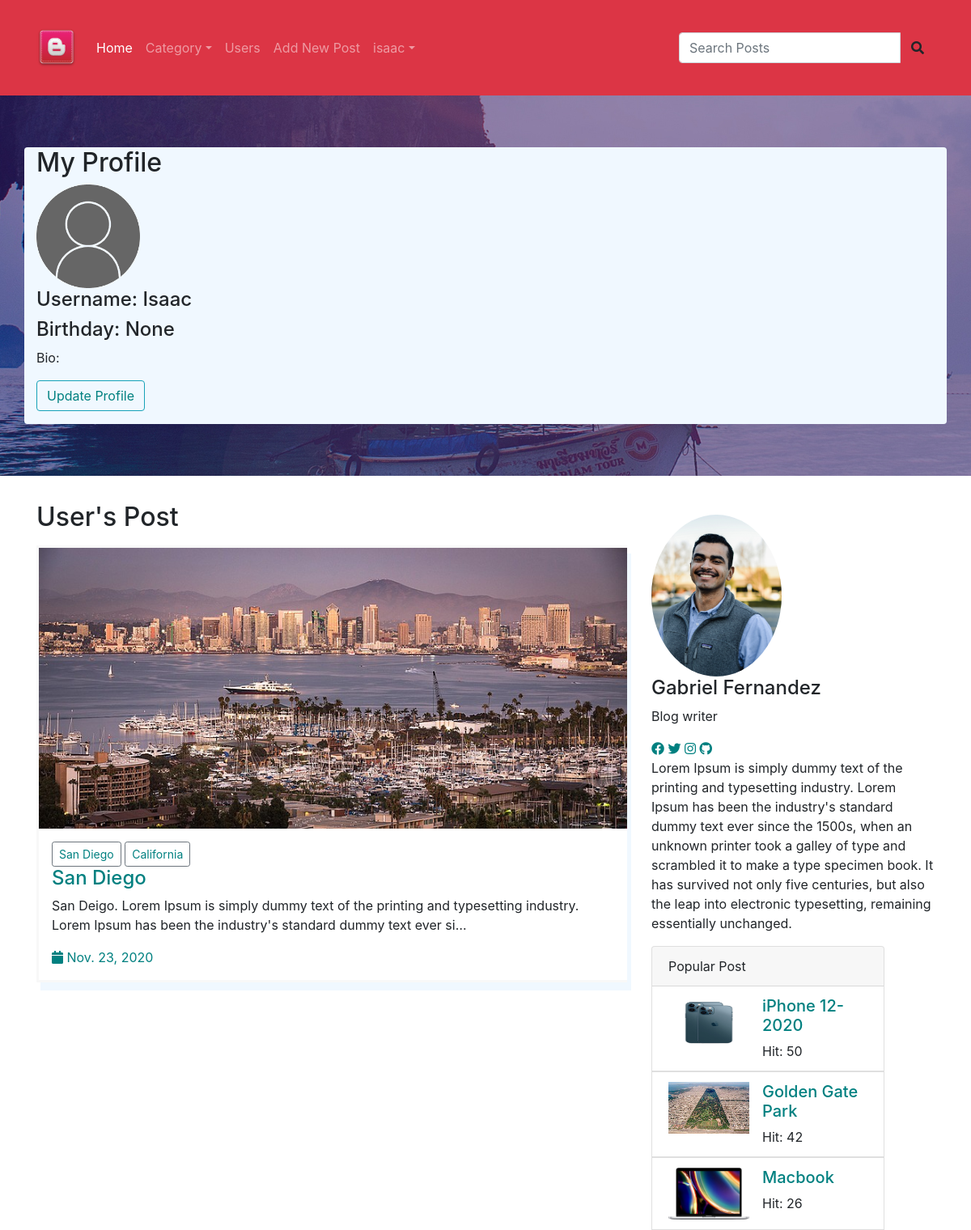
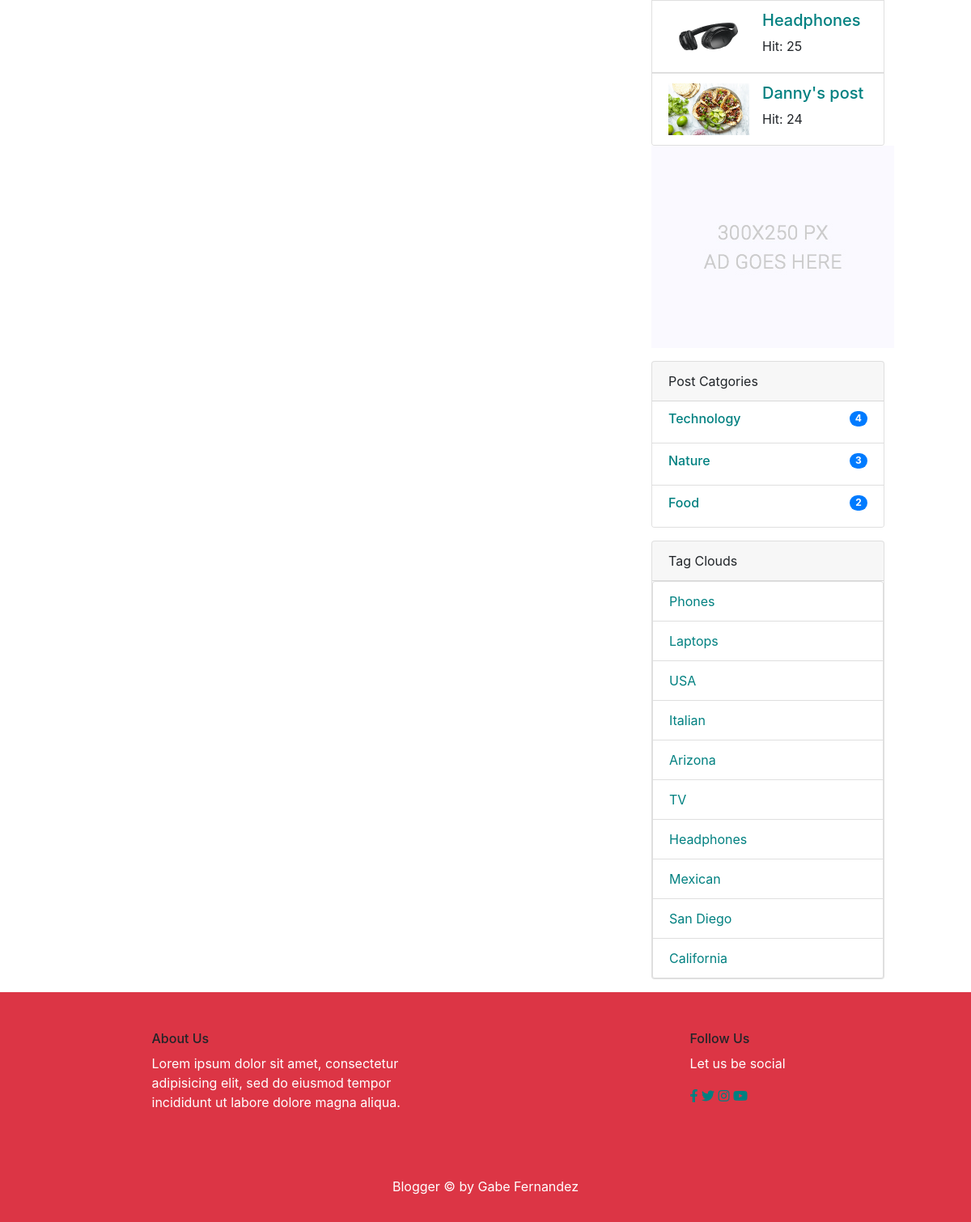
Screenshot of /users/profile/ (signed in) with the database file from the repository (2 pictures, top to bottom).
### users/models.py (models this page shows, shortened)
class UserProfile(models.Model):
    user = models.OneToOneField(settings.AUTH_USER_MODEL, on_delete=models.CASCADE)
    birthday = models.DateField(null=True, blank=True)
    bio = models.TextField(max_length=250, blank=True)
    image = models.ImageField(blank=True, null=True, default='users/user_default.png', upload_to='users')
    slug = models.SlugField(editable=False)

### posts/models.py (models this page shows, shortened)
class Post(models.Model):
    title = models.CharField(max_length=150)
    content = models.TextField()
    publishing_date = models.DateField(auto_now_add=True)
    image = models.ImageField(blank=True, null=True, upload_to='uploads')
    user = models.ForeignKey(settings.AUTH_USER_MODEL, on_delete=models.CASCADE)
    slug = models.SlugField(default="slug", editable=False)
    category = models.ForeignKey(Category, on_delete=models.CASCADE, related_name="posts", default=1)
    tag = models.ManyToManyField(Tag, related_name="posts", blank=True)
    slider_post = models.BooleanField(default=False)
    hit = models.PositiveIntegerField(default=0)

class Tag(models.Model):
    title = models.CharField(max_length=50)
    slug = models.SlugField(editable=False)
    def __str__(self):
        return self.title

class Category(models.Model):
    title = models.CharField(max_length=100)
    slug = models.SlugField(editable=False)
    def post_count(self):
        return self.posts.all().count()

### users/views.py (the view)
# urls.py: path('profile/', UserProfileView.as_view(), name="profile"),
@method_decorator(login_required(login_url='/users/login'), name="dispatch")
class UserProfileView(ListView):
    template_name = 'users/profile.html'
    model = Post
    context_object_name = 'userposts'
    paginate_by = 5
    def get_context_data(self, **kwargs):
        context = super(UserProfileView, self).get_context_data(**kwargs)
        context['userprofile'] = UserProfile.objects.get(user=self.request.user)
        return context
    def get_queryset(self):
        return Post.objects.filter(user=self.request.user).order_by("-id")

### posts/templatetags/custom_tags.py (called while the page is built)
@register.simple_tag(name="categories")
def all_categories():
    return Category.objects.all()

@register.simple_tag(name="tags")
def all_tags():
    return Tag.objects.all()

@register.simple_tag(name="hit_posts")
def hit_posts():
    return Post.objects.order_by('-hit')[:5]

### templates/users/profile.html (shortened to what this page needs)
{% extends 'posts/base.html'%}
{% load static %}
{% block content %}
		<div class="jumbotron jumbotron-fluid banner">
          <div class="container d-flex justify-content-center flex-column banner-text rounded">
            <h2>My Profile</h2>
			  <div class="page_link">
				  <img src="{{userprofile.image.url}}">
				  <h4>Username: {{userprofile.user.username | title}}</h4>
				  <h4>Birthday: {{userprofile.birthday}}</h4>
				  <p>Bio: {{userprofile.bio|linebreaks}}</p>
				  <button class="btn btn-outline-info mb-3"><a href="{% url 'users:update_profile' slug=userprofile.slug%}" class="genric-btn info circle" style="margin-bottom:20px">Update Profile</a></button>
			  </div>
          </div>
        </div>
        <section class="blog_area ">
            <div class="container">
                <div class="row">
                    <div class="col-lg-8">
                        <div class="blog_left_sidebar">
							<h2>User's Post</h2>
                            {% for post in userposts %}
                            <article class="blog_style1 my-3 border-right-0">
                            	<div class="blog_img">
                            		<img class="img-fluid" src="{{post.image.url}}" alt="">
                            	</div>
                            	<div class="blog_text mx-3 py-3">
									<div class="blog_text_inner">
										{% for tag in post.tag.all%}
										<button class="btn btn-outline-secondary btn-sm"><a href="{% url 'tag_detail' tag.slug%}">{{tag.title}}</a></button>
										{%endfor%}
										<a href="{% url 'detail' pk=post.id slug=post.slug%}"><h4>{{post.title}}</h4></a>
										<p>{{post.content | truncatechars:150}}</p>
										<div class="date">
											<a href="#"><i class="fa fa-calendar" aria-hidden="true"></i> {{post.publishing_date}}</a>
										</div>
									</div>
                            	</div>
                            </article>
                            {% endfor %}
                        </div>
                    </div>
                    {% include 'posts/sidebar.html' %}
                </div>
            </div>
        </section>
{% endblock %}

### templates/posts/base.html (shortened to what this page needs)
<!doctype html>
<html lang="en">
    <head>
        {% load static %}
        {% load custom_tags %}
        <link rel="stylesheet" href="https://cdnjs.cloudflare.com/ajax/libs/font-awesome/5.15.1/css/all.min.css">
        <link rel="stylesheet" href="https://cdn.jsdelivr.net/npm/bootstrap@4.5.3/dist/css/bootstrap.min.css">
        <link rel="stylesheet" type="text/css" href="{% static 'css/mycss.css'%}">
    </head>
    <body>
        <header class="header">
				<nav class="navbar navbar-expand-lg navbar-dark bg-danger">
					<div class="container my-3">
						<a class="navbar-brand " href="{% url 'index'%}"><img src="{% static "img/favicon.png" %}" alt="" width="50" height="50" alt="" loading="lazy"></a>
						<div class="collapse navbar-collapse" id="navbarNavDropdown">
                            <ul class="navbar-nav mr-auto">
								<li class="nav-item active"><a class="nav-link" href="{% url 'index'%}">Home</a></li>
                                <li class="nav-item dropdown">
									<a class="nav-link dropdown-toggle" href="#" id="navbarDropdown" role="button" data-toggle="dropdown" aria-haspopup="true" aria-expanded="false">Category</a>
                                        {% categories as categories %}
                                </li>
                                <li class="nav-item"><a class="nav-link" href="{% url 'users:user_list'%}">Users</a></li>
                                {% if user.is_authenticated %}
                                <li class="nav-item"><a class="nav-link" href="{% url 'create_post'%}">Add New Post</a></li>
								<li class="nav-item submenu dropdown">
									<a href="#" class="nav-link dropdown-toggle" data-toggle="dropdown" role="button" aria-haspopup="true" aria-expanded="false">{{user.username}}</a>
								</li>
                                {% else %}
                                <li class="nav-item"><a class="nav-link" href="{% url 'users:register'%}">Register</a></li>
                                <li class="nav-item"><a class="nav-link" href="{% url 'users:login'%}">Login</a></li>
                                {% endif %}
							</ul>
                        <aside class="my-3 rounded  d-flex flex-row-reverse">
                                <form action="{% url 'search' %}" method="GET" >
                                    <div class="input-group">
                                        <input type="text" class="form-control" placeholder="Search Posts" name="q">
                                        <span class="input-group-btn">
                                            <button class="btn btn-default" type="submit"><i class="fas fa-search "></i></button>
                                        </span>
                                    </div>
                                </form>
                            </aside>
					</div>
				</nav>
        </header>
    {% block content %}
    {% endblock %}
        <footer class="footer-area bg-danger " style="display:flex">
            <div class="container">
                <div class="row my-5 d-flex justify-content-around">
                    <div class="col-lg-4  col-md-4 col-sm-4">
                        <div class=" ">
                            <h6 class="footer_title">About Us</h6>
                            <p>Lorem ipsum dolor sit amet, consectetur adipisicing elit, sed do eiusmod tempor incididunt ut labore dolore magna aliqua.</p>
                        </div>
                    </div>
                    <div class="col-lg-2 col-md-6 col-sm-6">
                        <div class="social_footer">
                            <h6 class="footer_title">Follow Us</h6>
                            <p>Let us be social</p>
                            <div class="f_social">
                                <a href="#"><i class="fab fa-facebook-f"></i></a>
								<a href="#"><i class="fab fa-twitter"></i></a>
								<a href="#"><i class="fab fa-instagram"></i></a>
								<a href="#"><i class="fab fa-youtube"></i></a>
                            </div>
                        </div>
                    </div>
                </div>
                <div class="footer-copyright text-center py-3">
                    <p class="col-lg-12 footer-text text-center">
                        Blogger &copy; by Gabe Fernandez
                    </p>
                </div>
            </div>
        </footer>
    </body>
</html>

### templates/posts/sidebar.html (shortened to what this page needs)
{% load static %}
{% load custom_tags %}
<div id=" sidebar"class=" col-lg-4" >
                        <div class="blog_right_sidebar my-3">
                            <aside class="author_section">
                                <img class="author_img rounded-circle" id="author_img" src="{% static "img/blog/gabe.png" %}" alt="">
                                <h4>Gabriel Fernandez</h4>
                                <p>Blog writer</p>
                                <div class="social_icon">
                                    <a href="#"><i class="fab fa-facebook"></i></a>
                                    <a href="#"><i class="fab fa-twitter"></i></a>
                                    <a href="#"><i class="fab fa-instagram"></i></a>
                                    <a href="#"><i class="fab fa-github"></i></a>
                                </div>
                                <p>Lorem Ipsum is simply dummy text of the printing and typesetting industry. Lorem Ipsum has been the industry's standard dummy text ever since the 1500s, when an unknown printer took a galley of type and scrambled it to make a type specimen book. It has survived not only five centuries, but also the leap into electronic typesetting, remaining essentially unchanged.</p>
                            </aside>
                            <div class="card" style="width: 18rem;">
                               <div class="card-header">
                                    Popular Post
                               </div>
                                {% hit_posts as posts %}
                                {% for post in posts %}
                               <ul class="list-group list-group-flush">
                                    <li class="list-group-item">
                                        <div class="media">
                                            <img src="{{post.image.url}}" class="mr-3" alt="..." style="height:64px; width:100px;">
                                            <div class="media-body">
                                                <a href="{% url 'detail' post.pk post.slug %}"><h5>{{ post.title }}</h5></a>
                                                Hit: {{post.hit}}
                                            </div>
                                        </div>
                                    </li>
                               </ul>
                                {%endfor %}
                            </div>
                            <aside class="single_sidebar_widget">
                                <a href="#"><img class="img-fluid" src="{% static "img/blog/add.jpg" %}" alt=""></a>
                            </aside>
                            <div class="card mt-3 " style="width: 18rem;">
                                <div class="card-header">
                                    Post Catgories
                                </div>
                                <ul class="list-group list-group-flush">
                                    {% categories as categories %}
                                    {% for category in categories %}
                                    <li class="list-group-item">
                                        <a href="{% url 'category_detail' pk=category.pk slug=category.slug %}" class="d-flex justify-content-between">
                                            <h6>{{category.title}}</h6>
                                            <h6 class="badge badge-primary badge-pill">{{category.post_count}}</h6>
                                        </a>
                                    </li>
                                    {% endfor %}
                                </ul>
                            </div>
                            <div class="card mt-3" style="width: 18rem;">
                                <div class="card-header">
                                    Tag Clouds
                                </div>
                                <ul class="list-group">
                                    {% tags as labels %}
                                    {% for label in labels%}
                                    <li class="list-group-item"><a href="{% url 'tag_detail' slug=label.slug%}">{{label}}</a></li>
                                    {% endfor %}
                                </ul>
                            </div>
                        </div>
                    </div>

### static/css/mycss.css (style rules this page uses)
a:link { color: teal; background-color: transparent; text-decoration: none; }
.banner { background: url(../img/banner/home-banner.jpg) no-repeat scroll center center; display:flex; }
.banner-text { background-color:#F0F8FF; }
article { border:solid; border-color:#F8F8F8; box-shadow: 5px 10px #F0F8FF; }
#author_img { width:auto; height:200px; }
footer p { color:white; }

### rows the page displays
UserProfile: image (placeholder picture), user.username "Isaac", birthday "None"
Post: image (picture), title "San Diego", content "San Deigo. Lorem Ipsum is simply dummy text of the printing and typesetting industry. Lorem Ipsum has been the industry's standard dummy text ever si…", publishing_date "Nov. 23, 2020"
Tag: title "San Diego"
Tag: title "California"
Post: image (picture), title "iPhone 12-2020", hit "50"
Post: image (picture), title "Golden Gate Park", hit "42"
Post: image (picture), title "Macbook", hit "26"
Post: image (picture), title "Headphones", hit "25"
Post: image (picture), title "Danny's post", hit "24"
Category: title "Technology", post_count "4"
Category: title "Nature", post_count "3"
Category: title "Food", post_count "2"
Tag: title "Phones"
Tag: title "Laptops"
Tag: title "USA"
Tag: title "Italian"
Tag: title "Arizona"
Tag: title "TV"
Tag: title "Headphones"
Tag: title "Mexican"

### other values shown
{{ user.username }} "isaac"
